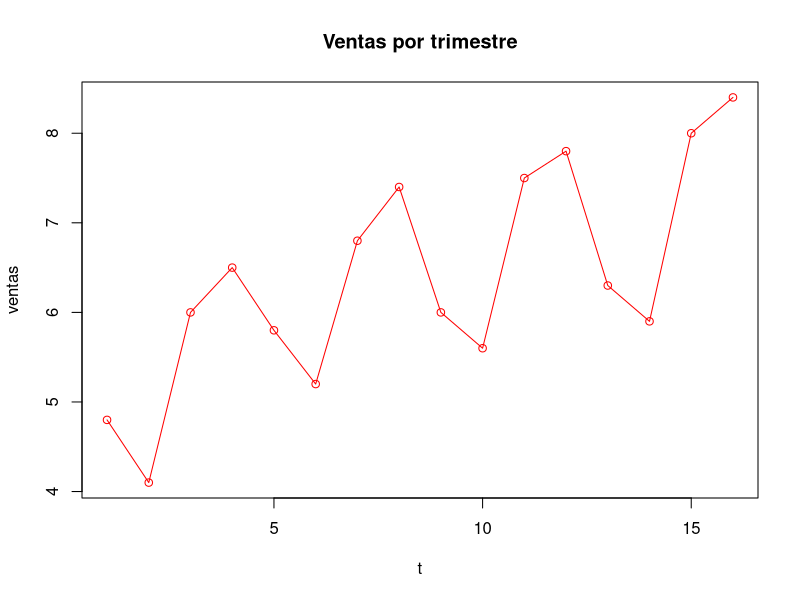
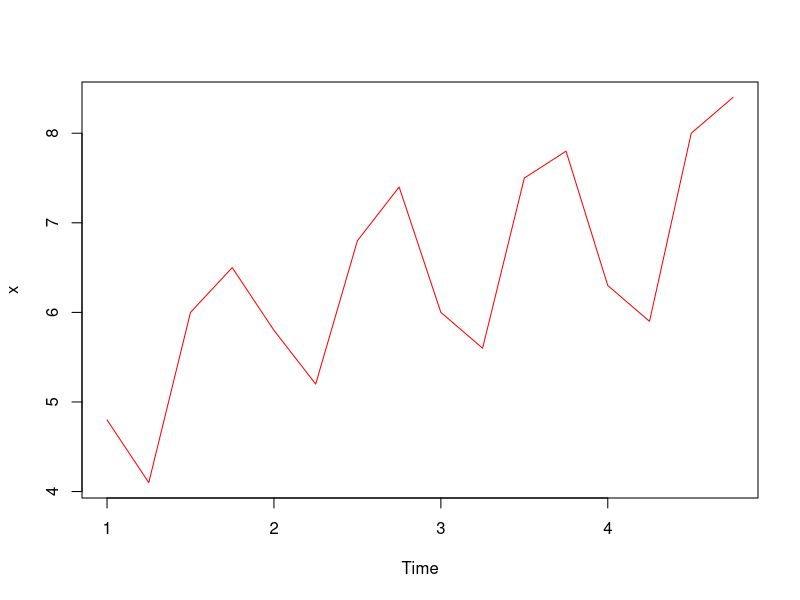
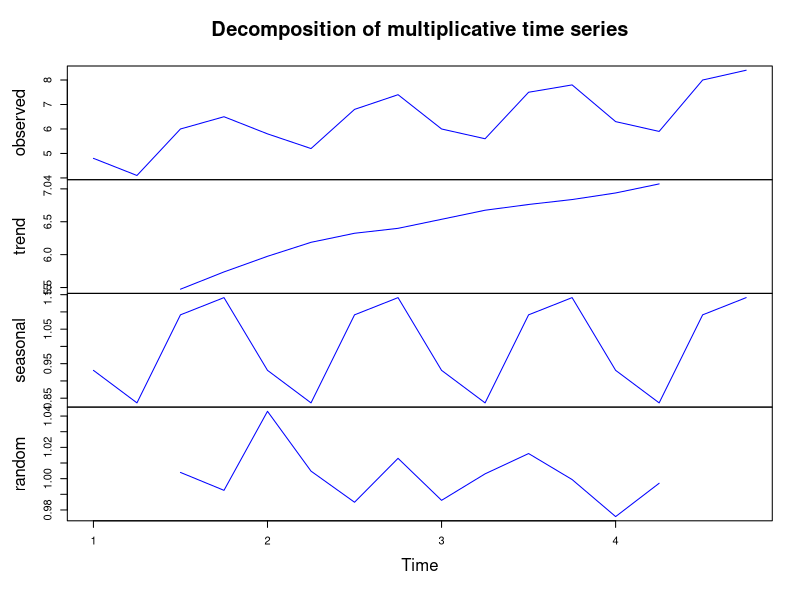
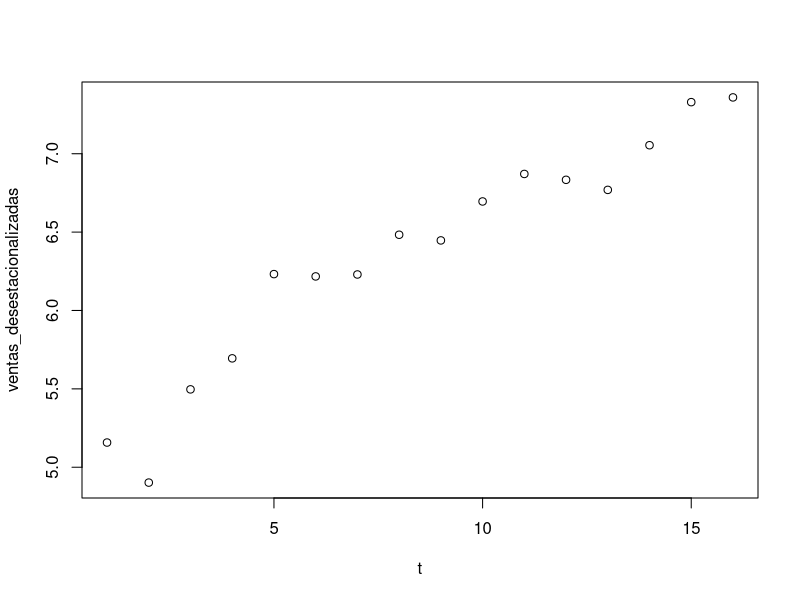
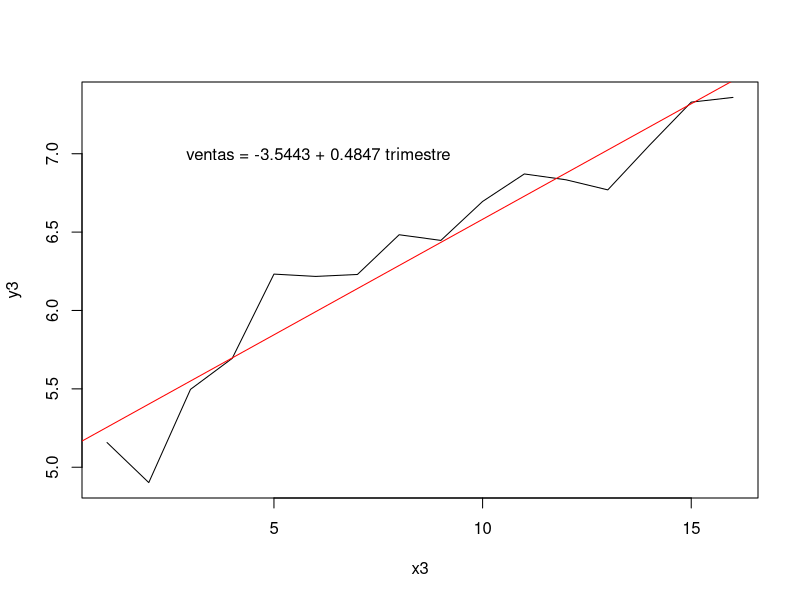
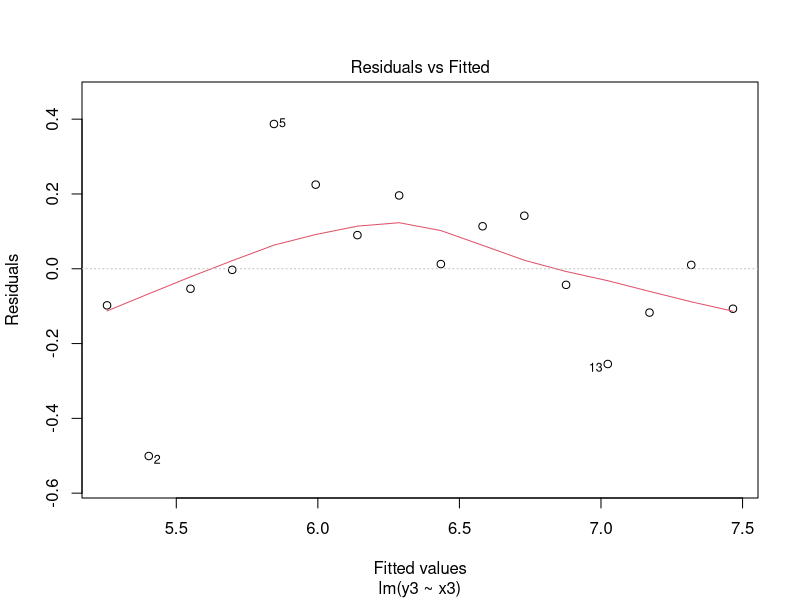
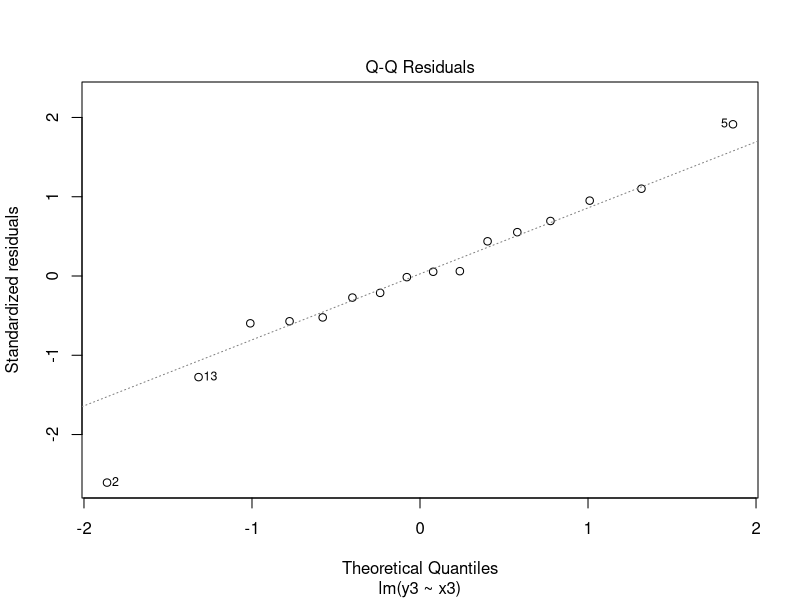
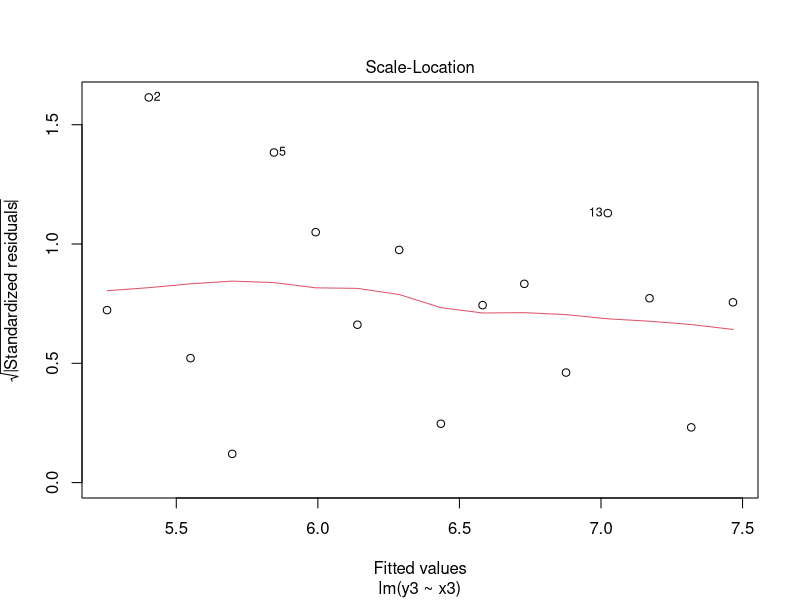

Generate these figures, in order, with R:
## ---- chunk 1
knitr::opts_chunk$set(echo = TRUE)
## ---- chunk 2
t=1:16
ventas = c(4.8,4.1,6.0,6.5,5.8,5.2,6.8,7.4,6.0,5.6,7.5,7.8,6.3,5.9,8.0,8.4)

## ---- chunk 3
plot(t, ventas, type = "o", col = "red", main = "Ventas por trimestre")
## ---- chunk 4
ventas = c(4.8, 4.1, 6, 6.5, 5.8, 5.2, 6.8, 7.4, 6, 5.6, 7.5, 7.8, 6.3, 5.9, 8, 8.4)
x= ts(ventas, frequency = 4, start(c(2016,1)))
plot.ts(x, col = "red")
T = decompose(x, type = "m")
plot(T, col ="blue")
## ---- chunk 5
T$seasonal
## ---- chunk 6
ventas_desestacionalizadas = (T$x)/(T$seasonal)
plot(t, ventas_desestacionalizadas)
## ---- chunk 7
x3 = 1:16
y3 = ventas_desestacionalizadas
N3 = lm(y3 ~ x3)
N3
summary(N3)
plot(x3, y3, type = "l")
abline(N3, col = "red")
text(6, 7, " ventas = -3.5443 + 0.4847 trimestre")
## ---- chunk 8
confint(N3)
plot(N3)
## ---- chunk 9
mean(N3$residuals)
## ---- chunk 10
f = function(x) {4.85 + 0.17*x}
a1 = T$seasonal[1]
a2 =T$seasonal[2]
a3 = T$seasonal[3]
a4 = T$seasonal[4]
predicciones = c(f(1)*a1, f(2)*a2, f(3)*a3, f(4)*a4, f(5)*a1, f(6)*a2, f(7)*a3, f(8)*a4, f(9)*a1, f(10)*a2, f(11)*a3, f(12)*a4, f(13)*a1, f(14)*a2, f(15)*a3, f(16)*a4)
e = NA
for(i in 1:(16-3)){ 
e[i+3] = predicciones[i+3] -
ventas[i+3]}
T=data.frame(t,predicciones,ventas_desestacionalizadas,e^2)
CME=mean(e^2,na.rm=TRUE)
CME
## ---- chunk 11
plot(t, ventas, type = "o", col = "red", main = "Ventas")

predicciones = c(f(1)*a1, f(2)*a2, f(3)*a3, f(4)*a4, f(5)*a1, f(6)*a2, f(7)*a3, f(8)*a4, f(9)*a1, f(10)*a2, f(11)*a3, f(12)*a4, f(13)*a1, f(14)*a2, f(15)*a3, f(16)*a4)

plot(t, predicciones,type = "o", col = "blue", main = "Predicciones")

## ---- chunk 12

predicciones = c(f(1)*a1, f(2)*a2, f(3)*a3, f(4)*a4, f(5)*a1, f(6)*a2, f(7)*a3, f(8)*a4, f(9)*a1, f(10)*a2, f(11)*a3, f(12)*a4, f(13)*a1, f(14)*a2, f(15)*a3, f(16)*a4,f(17)*a1, f(18)*a2, f(19)*a3, f(20)*a4)
t2 = 1:20
plot(t2, predicciones,type = "o", col = "blue", main = "Prediccion de ventas quinto año")


